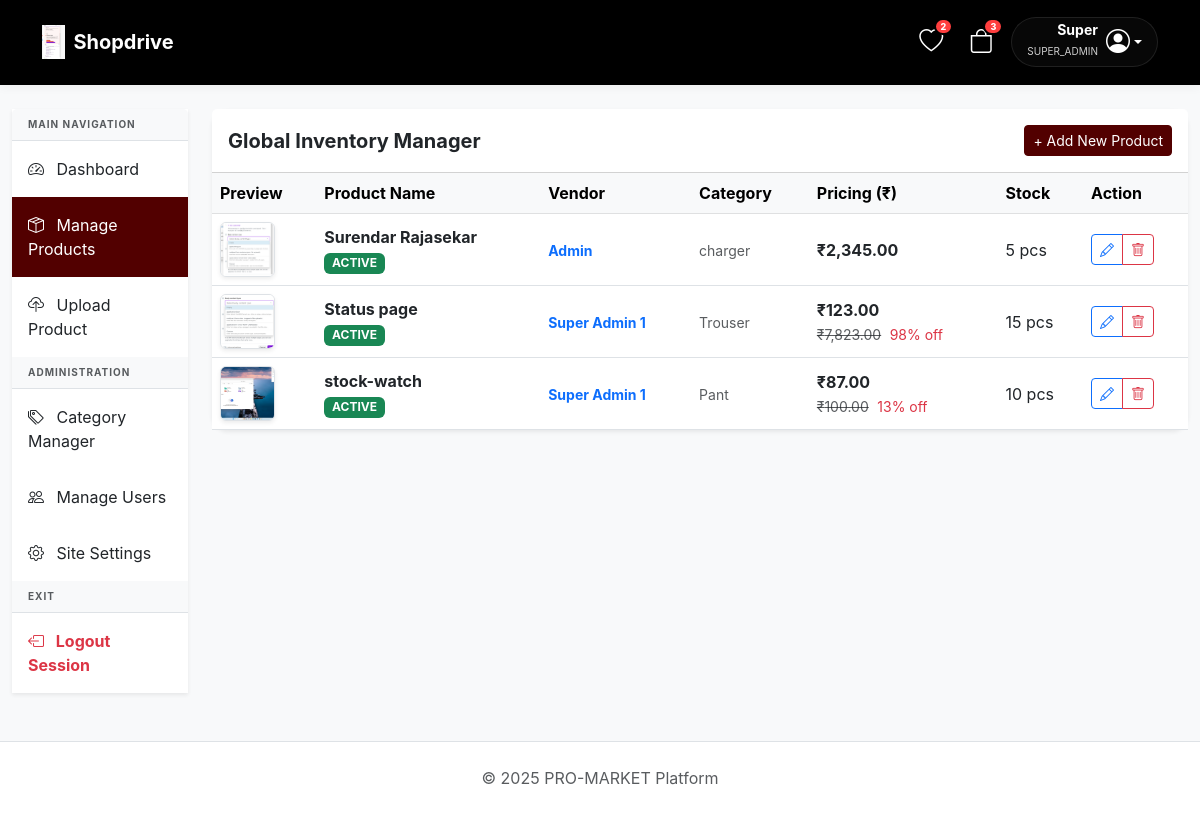
Screenshot of /admin/manage_products.php (signed in) with the database file from the repository.
### tables this page shows
CREATE TABLE `site_settings` (
  `id` int(11) NOT NULL,
  `app_name` varchar(100) DEFAULT 'Pro-Market',
  `app_logo` varchar(255) DEFAULT 'logo.png',
  `primary_color` varchar(10) DEFAULT '#2563eb',
  `smtp_host` varchar(100) DEFAULT NULL,
  `smtp_user` varchar(100) DEFAULT NULL,
  `smtp_pass` varchar(100) DEFAULT NULL,
  `smtp_port` int(11) DEFAULT 587,
  `razorpay_key_id` varchar(100) DEFAULT NULL,
  `razorpay_key_secret` varchar(100) DEFAULT NULL,
  `banner_title` varchar(255) DEFAULT NULL,
  `banner_subtitle` text DEFAULT NULL,
  `header_color` varchar(10) DEFAULT '#ffffff'
);

CREATE TABLE `products` (
  `id` int(11) NOT NULL,
  `vendor_id` int(11) NOT NULL,
  `category_id` int(11) NOT NULL,
  `name` varchar(255) NOT NULL,
  `description` text DEFAULT NULL,
  `price` decimal(10,2) DEFAULT NULL COMMENT 'This is the Selling Price',
  `mrp` decimal(10,2) DEFAULT NULL,
  `stock` int(11) DEFAULT 0,
  `image` varchar(255) DEFAULT NULL,
  `status` enum('active','hidden','pending') DEFAULT 'active',
  `created_at` timestamp NOT NULL DEFAULT current_timestamp(),
  `deleted_at` datetime DEFAULT NULL
);

CREATE TABLE `product_images` (
  `id` int(11) NOT NULL,
  `product_id` int(11) NOT NULL,
  `image_path` varchar(255) NOT NULL,
  `is_cover` tinyint(1) DEFAULT 0,
  `sort_order` int(11) DEFAULT 0
);

CREATE TABLE `users` (
  `id` int(11) NOT NULL,
  `fullname` varchar(100) DEFAULT NULL,
  `email` varchar(100) NOT NULL,
  `password` varchar(255) NOT NULL,
  `role` enum('super_admin','vendor','customer') DEFAULT 'customer',
  `created_at` timestamp NOT NULL DEFAULT current_timestamp()
);

CREATE TABLE `categories` (
  `id` int(11) NOT NULL,
  `name` varchar(50) NOT NULL,
  `parent_id` int(11) DEFAULT 0,
  `created_at` timestamp NOT NULL DEFAULT current_timestamp()
);

### admin/manage_products.php (the view, shortened to what this page needs)
<?php
require '../config/db.php';
require '../includes/header.php';
$sql = "SELECT p.*, u.fullname as vendor_name, c.name as cat_name, pi.image_path
        FROM products p
        JOIN users u ON p.vendor_id = u.id
        JOIN categories c ON p.category_id = c.id
        LEFT JOIN product_images pi ON p.id = pi.product_id AND pi.is_cover = 1
        ORDER BY p.created_at DESC";
$products = $pdo->query($sql)->fetchAll();
?>
<div class="container-fluid mt-4">
    <div class="row">
        <div class="col-md-2"><?php include '../includes/admin_sidebar.php'; ?></div>
        <div class="col-md-10">
            <div class="card border-0 shadow-sm rounded-4">
                <div class="card-header bg-white py-3 d-flex justify-content-between align-items-center">
                    <h5 class="mb-0 fw-bold text-dark">Global Inventory Manager</h5>
                    <a href="upload_product.php" class="btn btn-primary btn-sm">+ Add New Product</a>
                </div>
                <div class="table-responsive">
                    <table class="table table-hover align-middle mb-0">
                        <thead class="table-light">
                            <tr>
                                <th>Preview</th>
                                <th>Product Name</th>
                                <th>Vendor</th>
                                <th>Category</th>
                                <th>Pricing (₹)</th>
                                <th>Stock</th>
                                <th>Action</th>
                            </tr>
                        </thead>
                        <tbody>
                            <?php foreach($products as $p):
                                $discount = ($p['mrp'] > $p['price']) ? round((($p['mrp'] - $p['price']) / $p['mrp']) * 100) : 0;
                            ?>
                            <tr>
                                <td>
                                    <?php if($p['image_path']): ?>
                                        <img src="../assets/products/<?= $p['image_path'] ?>" width="55" height="55" class="rounded border shadow-sm object-fit-cover">
                                    <?php else: ?>
                                        <div class="bg-light rounded border d-flex align-items-center justify-content-center" style="width:55px; height:55px;"><i class="bi bi-image text-muted"></i></div>
                                    <?php endif; ?>
                                </td>
                                <td>
                                    <div class="fw-bold"><?= htmlspecialchars($p['name']) ?></div>
                                    <span class="badge bg-<?= $p['status'] == 'active' ? 'success' : 'secondary' ?> x-small"><?= strtoupper($p['status']) ?></span>
                                </td>
                                <td><small class="text-primary fw-bold"><?= htmlspecialchars($p['vendor_name']) ?></small></td>
                                <td><small class="text-muted"><?= htmlspecialchars($p['cat_name']) ?></small></td>
                                <td>
                                    <div class="fw-bold text-dark">₹<?= number_format($p['price'], 2) ?></div>
                                    <?php if($discount > 0): ?>
                                        <small class="text-muted text-decoration-line-through">₹<?= number_format($p['mrp'], 2) ?></small>
                                        <small class="text-danger ms-1"><?= $discount ?>% off</small>
                                    <?php endif; ?>
                                </td>
                                <td><?= $p['stock'] ?> pcs</td>
                                <td>
                                    <div class="btn-group">
                                        <a href="edit_product.php?id=<?= $p['id'] ?>" class="btn btn-sm btn-outline-primary"><i class="bi bi-pencil"></i></a>
                                        <a href="?delete=<?= $p['id'] ?>" onclick="return confirm('Delete this product?')" class="btn btn-sm btn-outline-danger"><i class="bi bi-trash"></i></a>
                                    </div>
                                </td>
                            </tr>
                            <?php endforeach; ?>
                        </tbody>
                    </table>
                </div>
            </div>
        </div>
    </div>
</div>
<?php include '../includes/footer.php'; ?>

### includes/header.php (shortened to what this page needs)
<?php
require_once __DIR__ . '/../config/db.php';
$brand = $pdo->query("SELECT * FROM site_settings WHERE id = 1")->fetch();
$app_name = $brand['app_name'] ?? 'Pro-Market';
$app_logo = $brand['app_logo'] ?? '';
$is_folder = (strpos($_SERVER['PHP_SELF'], '/admin/') !== false || strpos($_SERVER['PHP_SELF'], '/vendor/') !== false);
$base = $is_folder ? '../' : '';
$isLoggedIn = isset($_SESSION['user_id']);
$userName = $_SESSION['fullname'] ?? '';
$userRole = $_SESSION['role'] ?? '';
$cart_count = 0;
$wishlist_count = 0;
if ($isLoggedIn) {
    $cStmt = $pdo->prepare("SELECT SUM(quantity) FROM cart WHERE user_id = ?");
    $cStmt->execute([$_SESSION['user_id']]);
    $cart_count = (int)$cStmt->fetchColumn();
    $wStmt = $pdo->prepare("SELECT COUNT(id) FROM wishlist WHERE user_id = ?");
    $wStmt->execute([$_SESSION['user_id']]);
    $wishlist_count = (int)$wStmt->fetchColumn();
}
?>
<!DOCTYPE html>
<html lang="en">
<head>
    <link href="https://cdn.jsdelivr.net/npm/bootstrap@5.3.0/dist/css/bootstrap.min.css" rel="stylesheet">
    <link rel="stylesheet" href="https://cdn.jsdelivr.net/npm/bootstrap-icons@1.11.1/font/bootstrap-icons.css">
</head>
<body>
<nav class="navbar navbar-expand-lg navbar-custom py-3 sticky-top">
    <div class="container">
        <a class="navbar-brand fw-bold d-flex align-items-center" href="<?= $base ?>index.php">
            <?php if($app_logo): ?>
                <img src="<?= $base ?>assets/uploads/<?= $app_logo ?>" style="max-height: 35px;" class="me-2">
            <?php endif; ?>
            <?= htmlspecialchars($app_name) ?>
        </a>
        <div class="ms-auto d-flex align-items-center">
            <a href="<?= $base ?>wishlist.php" class="header-icon-btn text-decoration-none">
                <i class="bi bi-heart fs-4"></i>
                <?php if($wishlist_count > 0): ?>
                    <span class="badge rounded-pill header-badge wishlist-count-badge">
                        <?= $wishlist_count ?>
                    </span>
                <?php endif; ?>
            </a>
            <a href="<?= $base ?>cart.php" class="header-icon-btn text-decoration-none">
                <i class="bi bi-bag fs-4"></i>
                <?php if($cart_count > 0): ?>
                    <span class="badge rounded-pill header-badge cart-count-badge">
                        <?= $cart_count ?>
                    </span>
                <?php endif; ?>
            </a>
            <?php if($isLoggedIn): ?>
                <div class="dropdown">
                    <a href="#" class="user-pill d-flex align-items-center text-decoration-none dropdown-toggle" data-bs-toggle="dropdown">
                        <div class="me-2 d-none d-md-block text-end">
                            <div class="small fw-bold mb-0" style="line-height: 1;"><?= htmlspecialchars(explode(' ', $userName)[0]) ?></div>
                            <span style="font-size: 10px; opacity: 0.8;"><?= strtoupper($userRole) ?></span>
                        </div>
                        <i class="bi bi-person-circle fs-4"></i>
                    </a>
                </div>
            <?php else: ?>
                <a href="<?= $base ?>login.php" class="nav-link px-3 fw-bold border-end me-2" style="font-size: 14px;">Login</a>
                <a href="<?= $base ?>register.php" class="btn btn-primary rounded-pill px-4 fw-bold shadow-sm" style="font-size: 14px;">Join Now</a>
            <?php endif; ?>
        </div>
    </div>
</nav>

### rows the page displays
site_settings: app_logo (picture), app_name "Shopdrive"
products: product_images.image_path (picture), name "Surendar Rajasekar", status "ACTIVE", vendor.fullname "Admin", category.name "charger", price "2,345.00", stock "5"
products: product_images.image_path (picture), name "Status page", status "ACTIVE", vendor.fullname "Super Admin 1", category.name "Trouser", price "123.00", mrp "7,823.00", discount "98", stock "15"
products: product_images.image_path (picture), name "stock-watch", status "ACTIVE", vendor.fullname "Super Admin 1", category.name "Pant", price "87.00", mrp "100.00", discount "13", stock "10"

### other values shown
$wishlist_count "2"
$cart_count "3"
explode(' ', $userName)[0] "Super"
$userRole "SUPER_ADMIN"
